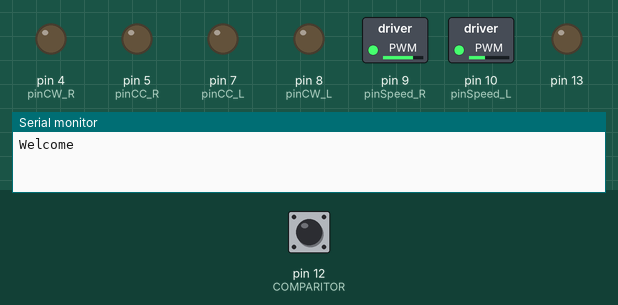
A sketch run on a simulated Arduino Uno, built with avr-gcc and run on an emulated ATmega328P. Parts: switched loads named in the sketch (green lamp = pin HIGH), output pins drawn as LEDs (lit = HIGH), the last lines printed to the serial monitor. The test bench sets the inputs (shaded band); at power-on: pin 12 (COMPARITOR) LOW.

Above: at 1.2 s.
1.3 s: pin 12 (COMPARITOR) pulsed HIGH 2 times (0.12 s each, 0.3 s apart)
At 1.78 s:
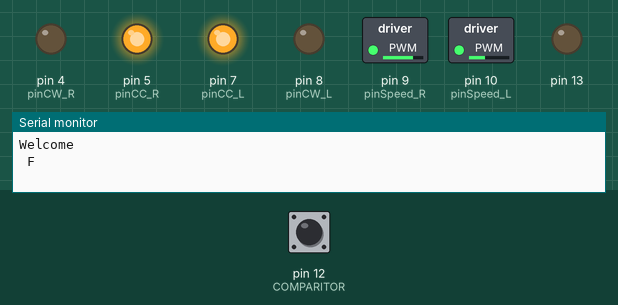
Timing chart, 0 to 4.3 s (numbered marks = the images above; inputs shaded):
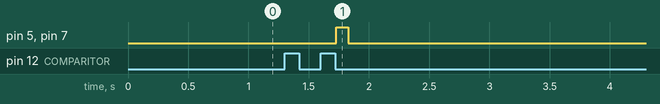

The sketch:

rx_interpreter.ino
```cpp
/**************************************************
Counts the time that the comparitor is high
and then associates it with a function that turns
the wheels in some way.
**************************************************/
#define COMPARITOR 12
#define DEFAULT_SPEED 100
#define MAX_SPEED 230
// bounds for pulse length in units of us
#define DEBOUNCE  7000
#define BOUNDA    17000
#define BOUNDB    24900
#define BOUNDC    34000
//#define BOUNDD    36000
volatile unsigned char* portB = (volatile unsigned char*) 0x25;
volatile unsigned char* portDDRB = (volatile unsigned char*) 0x24;
volatile byte state=0;
volatile short i=0;

// define variables for the motors
const int pinOn = 6;
const int pinCW_L = 8;
const int pinCC_L = 7;
const int pinCW_R = 4;
const int pinCC_R = 5;
const int pinSpeed_L = 10;    // left speed reference
const int pinSpeed_R = 9;     // right speed reference

unsigned long pulse_time = 0;
void setup(){
    *portDDRB |= 0x20;
    pinMode(COMPARITOR, INPUT);
    Serial.begin(9600);
    pinMode(13, OUTPUT);
    pinMode(pinCW_L,OUTPUT);
    pinMode(pinCC_L,OUTPUT);
    pinMode(pinCW_R,OUTPUT);
    pinMode(pinCC_R,OUTPUT);
    digitalWrite(pinCW_L,LOW);
    digitalWrite(pinCC_L,LOW);
    digitalWrite(pinCW_R,LOW);
    digitalWrite(pinCC_R,LOW);
    analogWrite(pinSpeed_L,(DEFAULT_SPEED));
    analogWrite(pinSpeed_R,(MAX_SPEED-40));
    Serial.println("Welcome");
}

void stop(){
    //Serial.println("S   0   0   0");
    if(digitalRead(pinCC_L)==1)
      digitalWrite(pinCC_L,LOW);
    if(digitalRead(pinCC_R)==1)
      digitalWrite(pinCC_R,LOW);
    if(digitalRead(pinCW_L)==1)
      digitalWrite(pinCW_L,LOW);
    if(digitalRead(pinCW_R)==1)
      digitalWrite(pinCW_R,LOW);
}
void forward(){
    //Serial.println("0   0   0   F");
    Serial.println(" F");
    stop();
    digitalWrite(pinCC_L,HIGH);
    delay(10);
    digitalWrite(pinCC_R,HIGH);
    delay(100);
}
void left(){
    //Serial.println("0   L   0   0");
    Serial.println(" L");
    //stop();
    digitalWrite(pinCW_L,LOW);
    digitalWrite(pinCC_R,LOW);
    digitalWrite(pinCW_L,HIGH);
    delay(10);
    digitalWrite(pinCC_R,HIGH);
    delay(100);
}
void right(){
    //Serial.println("0   0   R   0");
    Serial.println(" R");
    //stop();
    digitalWrite(pinCC_L,LOW);
    digitalWrite(pinCW_R,LOW);
    digitalWrite(pinCC_L,HIGH);
    delay(10);
    digitalWrite(pinCW_R,HIGH);
    delay(100);
}
void loop(){
//  digitalWrite(13,HIGH);
  if(digitalRead(COMPARITOR)){
    delay(7);
    i=0;
    if(digitalRead(COMPARITOR)){
      pulse_time = pulseIn(COMPARITOR, HIGH);
      pulse_time += DEBOUNCE;
      //Serial.print(pulse_time);
      if((pulse_time > DEBOUNCE)  && (pulse_time < BOUNDA)){
        stop();
        Serial.println(" S");
        delay(10);
      }
      if((pulse_time > BOUNDA)    && (pulse_time < BOUNDB)){
        left();
      }
      if((pulse_time > BOUNDB)    && (pulse_time < BOUNDC)){
        right();
      }
      if(pulse_time > BOUNDC){
        forward();
      }
    }
  }
  while(digitalRead(COMPARITOR)==0){
    i++;
    if(i=10000) stop();
  }

  // tests basic wheel functionality
  /*
  forward();
  delay(200);
  right();
  delay(200);
  l();
  delay(200);
  stop();
  Serial.println("S");
  delay(200);
  */
}
```

Measured:
- after the input at 1.3 s, pin 5 (pinCC_R): LOW → HIGH after 0.43 s, → LOW 0.10 s later; pin 7 (pinCC_L): LOW → HIGH after 0.42 s, → LOW 0.11 s later
